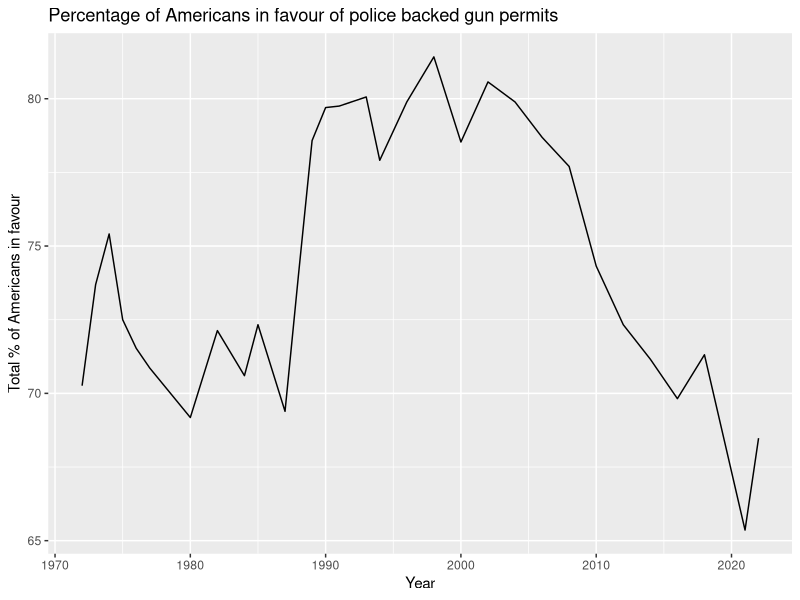
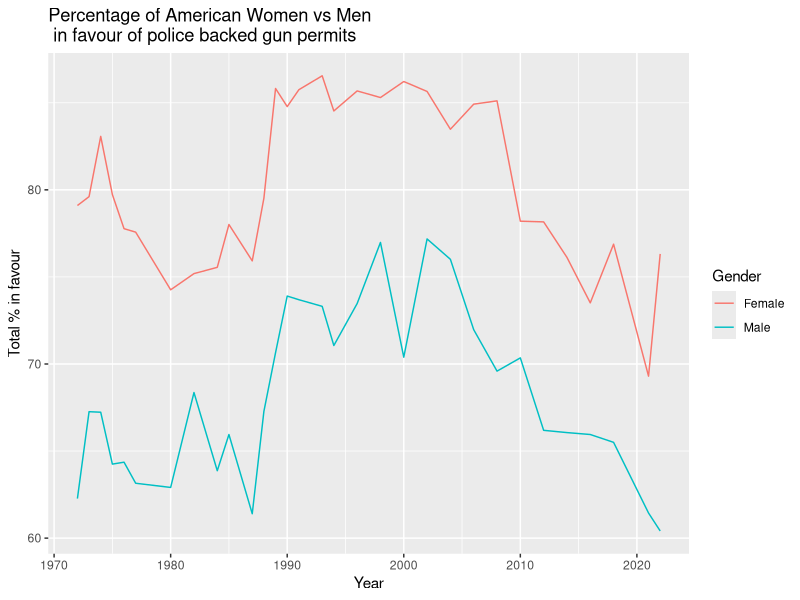
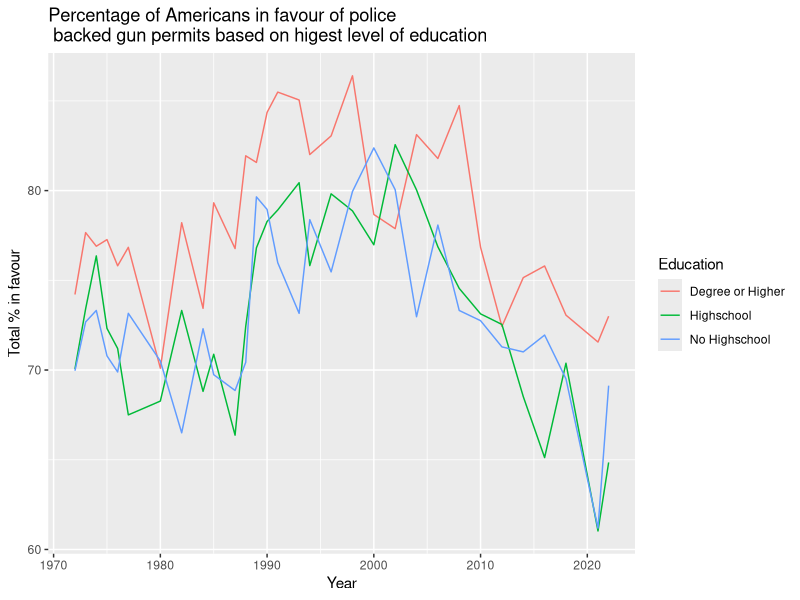
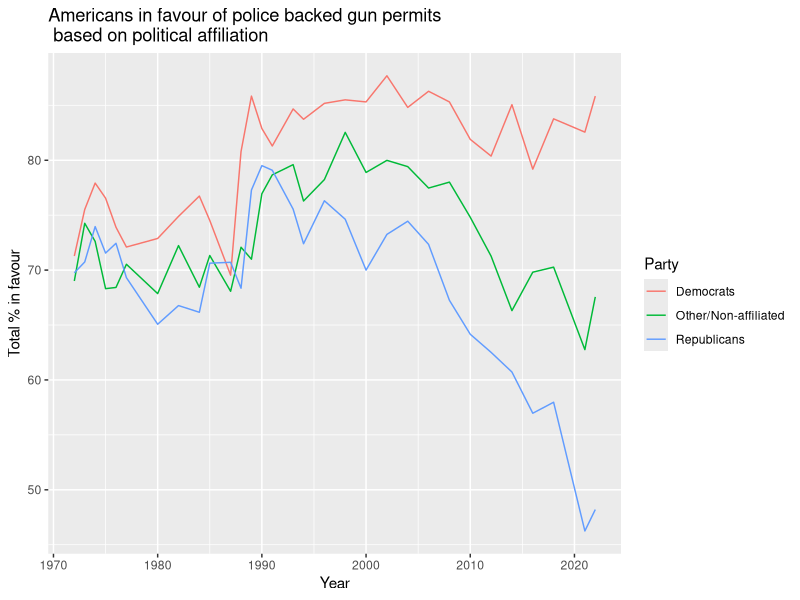
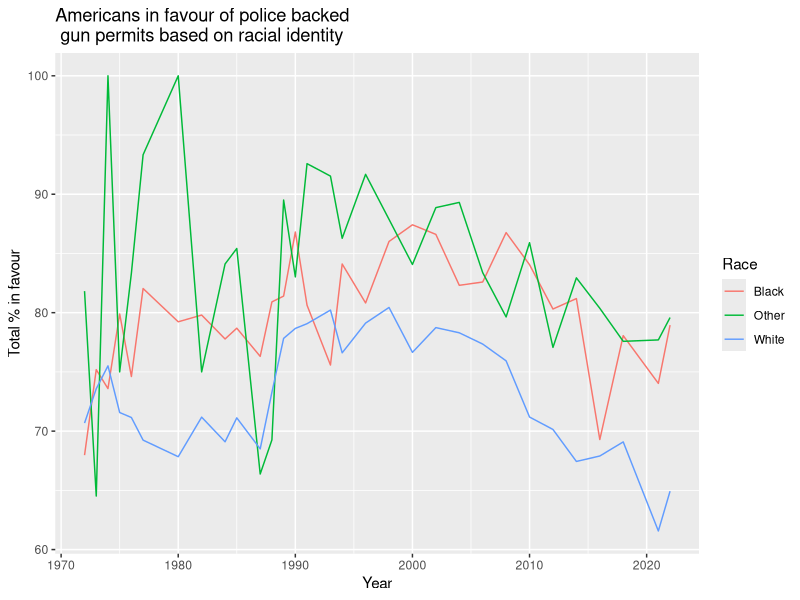

Source code (R) for these figures, in order:
library(tidyr)
library(tidyverse)
library(here)
library(ggplot2)
library(readr) 


#1    GGPlot for GunLaw (the total of all Americans in survey)
Gunlaw <- read_csv("data/analysis_data/Gunlaw.csv")
View(Gunlaw)

transform(Gunlaw, 'Total Americans in Favour' = as.numeric('Total Americans in Favour')) 

names(Gunlaw) <- c("Year", "Total")

ggplot(data=Gunlaw, aes(x = Year, y = Total, group = 1)) +
  geom_line()+
  labs(title = "Percentage of Americans in favour of police backed gun permits", y = "Total % of Americans in favour")




#2    GGPlot for GenderAndGunPermit
## load in CSV ##
GenderAndGunPermit <- read_csv("data/analysis_data/GenderAndGunPermit.csv")
View(GenderAndGunPermit)

## create ggplot ##

### turn strings into numbers
transform(GenderAndGunPermit, 'Female' = as.numeric('Female')) 
transform(GenderAndGunPermit, 'Male' = as.numeric('Male')) 

####Make 2 columns side by side into two values in one column one above the other (turn data into long format)
GenderAndGunPermit <- GenderAndGunPermit |> 
  pivot_longer(cols=c('Female', 'Male'), names_to='Gender', values_to='Total')
###### MAKE THE PLOT #######
ggplot(data=GenderAndGunPermit, aes(x = Year, y=Total, group = Gender)) +
  geom_line(aes(colour=Gender))+
  labs(title = "Percentage of American Women vs Men \n in favour of police backed gun permits", y = "Total % in favour")





#3    GGPlot for GunlawHighestDegree

## load in CSV ##
GunlawHighestDegree <- read_csv("data/analysis_data/GunlawHighestDegree.csv")
View(GunlawHighestDegree)

## create ggplot ##

### turn strings into numbers
transform(GunlawHighestDegree, 'Degree or Higher' = as.numeric('Degree or Higher')) 
transform(GunlawHighestDegree, 'Highschool' = as.numeric('Highschool')) 
transform(GunlawHighestDegree, 'No Highschool' = as.numeric('No Highschool')) 


####Make 2 columns side by side into two values in one column one above the other (turn data into long format)
GunlawHighestDegree <- GunlawHighestDegree |> 
  pivot_longer(cols=c('Degree or Higher', 'Highschool', 'No Highschool'), names_to='Education', values_to='Total')
###### MAKE THE PLOT #######
ggplot(data=GunlawHighestDegree, aes(x = Year, y=Total, group = Education)) +
  geom_line(aes(colour=Education))+
  labs(title = "Percentage of Americans in favour of police \n backed gun permits based on higest level of education", y = "Total % in favour")




#4    GGPlot for GunlawRepVsDem.csv


## load in CSV ##
GunlawRepVsDem.csv <- read_csv("data/analysis_data/GunlawRepVsDem.csv")
View(GunlawRepVsDem.csv)

## create ggplot ##

### turn strings into numbers
transform(GunlawRepVsDem.csv, 'Democrats' = as.numeric('Democrats')) 
transform(GunlawRepVsDem.csv, 'Republicans' = as.numeric('Republicans')) 
transform(GunlawRepVsDem.csv, 'Other/Non-affiliated' = as.numeric('Other/Non-affiliated')) 


####Make 2 columns side by side into two values in one column one above the other (turn data into long format)
GunlawRepVsDem.csv <- GunlawRepVsDem.csv |> 
  pivot_longer(cols=c('Democrats', 'Republicans', 'Other/Non-affiliated'), names_to='Party', values_to='Total')
###### MAKE THE PLOT #######
ggplot(data=GunlawRepVsDem.csv, aes(x = Year, y=Total, group = Party)) +
  geom_line(aes(colour=Party))+
  labs(title = "Americans in favour of police backed gun permits \n based on political affiliation", y = "Total % in favour")





#5    GGPlot for RaceAndGunlaw

## load in CSV ##
RaceAndGunlaw <- read_csv("data/analysis_data/RaceAndGunlaw.csv")
View(GunlawRepVsDem.csv)

## create ggplot ## 

### turn strings into numbers
transform(RaceAndGunlaw, 'White' = as.numeric('White')) 
transform(RaceAndGunlaw, 'Black' = as.numeric('Black')) 
transform(RaceAndGunlaw, 'Other' = as.numeric('Other')) 
 

####Make 2 columns side by side into two values in one column one above the other (turn data into long format)
RaceAndGunlaw <- RaceAndGunlaw |> 
  pivot_longer(cols=c('White', 'Black', 'Other'), names_to='Race', values_to='Total')
###### MAKE THE PLOT #######
ggplot(data=RaceAndGunlaw, aes(x = Year, y=Total, group = Race)) +
  geom_line(aes(colour=Race))+
  labs(title = "Americans in favour of police backed \n gun permits based on racial identity", y = "Total % in favour")
